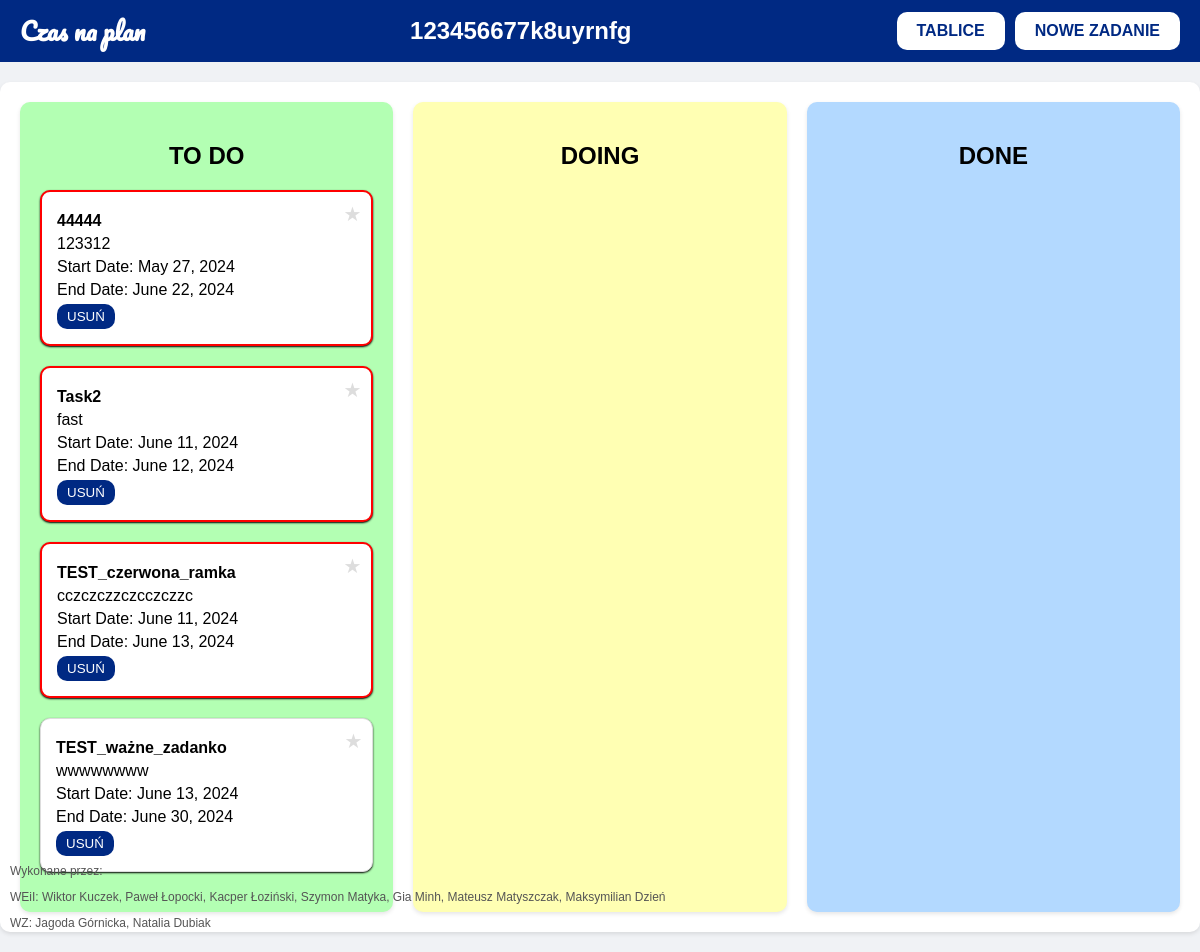
/dashboard/53/ (signed in), run on the app's committed database.
### base/models.py (models this page shows, shortened)
class Dashboards(models.Model):
    dashboard_id = models.AutoField(primary_key=True)
    dashboard_name = models.CharField(max_length=50, error_messages={'unique': "Ta nazwa tablicy już istnieje. Wybierz inną."})
    dashboard_admin_id = models.ForeignKey(User, on_delete=models.CASCADE, related_name='admin_dashboards', editable=False)
    users = models.ManyToManyField(User, through='Users_Dashboards', related_name='dashboards')

class Tasks(models.Model):
    STATUS_CHOICES = [
        ('to do', 'To Do'),
        ('in progress', 'In Progress'),
        ('done', 'Done')
    ]
    task_id = models.AutoField(primary_key=True)
    task_name = models.CharField(max_length=200)
    task_description = models.CharField(max_length=300)
    task_start_date = models.DateField()
    task_end_date = models.DateField()
    task_status = models.CharField(max_length=20, choices=STATUS_CHOICES, default='Done')
    board_id = models.ForeignKey('Dashboards', on_delete=models.CASCADE, null=True)
    user = models.ForeignKey(User, on_delete=models.CASCADE, null=True, blank=True)

### base/views.py (the view)
# urls.py: path('dashboard/<int:dashboard_id>/', views.dashboard_tasks, name='dashboard_tasks'),
@login_required(login_url='login')
def dashboard_tasks(request, dashboard_id):
    try:
        dashboard = Dashboards.objects.get(pk=dashboard_id)
    except Dashboards.DoesNotExist:
        return redirect('home')
    if request.user.is_staff or Users_Dashboards.objects.filter(user_id=request.user, dashboard_id=dashboard).exists():
        tasks_to_do = Tasks.objects.filter(board_id=dashboard, task_status='to do')
        tasks_in_progress = Tasks.objects.filter(board_id=dashboard, task_status='in progress')
        tasks_done = Tasks.objects.filter(board_id=dashboard, task_status='done')
    else:
        tasks_to_do = tasks_in_progress = tasks_done = []
    context = {
        'dashboard': dashboard,
        'tasks_to_do': tasks_to_do,
        'tasks_in_progress': tasks_in_progress,
        'tasks_done': tasks_done,
    }
    return render(request, 'dashboard_tasks.html', context)

### templates/dashboard_tasks.html (shortened to what this page needs)
<!DOCTYPE html>
<html lang="pl">
<head>
</head>
<body>
    <div class="header">
        <div class="title2">Czas na plan</div>
        <div class="title">
            {{ dashboard.dashboard_name }}
        </div>
        <div class="buttons">
            <a href="{% url 'home' %}">TABLICE</a>
            <a href="{% url 'createTask' dashboard.dashboard_id %}">NOWE ZADANIE</a>
        </div>
    </div>
    <div class="container">
        <div class="columns">
            <div class="column" id="tasks-to-do">
                <h2>TO DO</h2>
                {% for task in tasks_to_do %}
                    <div class="task" draggable="true" id="task-{{ task.task_id }}">
                        <span class="star inactive" data-task-id="{{ task.task_id }}">★</span>
                        <p><strong>{{ task.task_name }}</strong></p>
                        <p>{{ task.task_description }}</p>
                        <p>Start Date: {{ task.task_start_date }}</p>
                        <p>End Date: {{ task.task_end_date }}</p>
                        <form method="post" action="{% url 'deleteTask' task.task_id %}">
                            <button type="submit">USUŃ</button>
                        </form>
                    </div>
                {% endfor %}
            </div>
            <div class="column" id="tasks-in-progress">
                <h2>DOING</h2>
            </div>
            <div class="column" id="tasks-done">
                <h2>DONE</h2>
            </div>
        </div>
    </div>
    <div class="authors">
        <p>Wykonane przez:</p>
        <p>WEiI: Wiktor Kuczek, Paweł Łopocki, Kacper Łoziński, Szymon Matyka, Gia Minh, Mateusz Matyszczak, Maksymilian Dzień</p>
        <p>WZ: Jagoda Górnicka, Natalia Dubiak</p>
    </div>
</body>
</html>

### templates/dashboard_tasks.html (style rules this page uses)
body { font-family: Arial, sans-serif; background-color: #f0f2f5; margin: 0; padding: 0; }
.header { background-color: #002983; color: white; padding: 10px 20px; display: flex; justify-content: space-between; align-items: center; }
.header .title { font-size: 24px; font-weight: bold; text-align: center; }
.header .title2 { font-size: 24px; font-weight: bold; text-align: center; font-family: 'Pacifico', cursive; }
.header .buttons { display: flex; gap: 10px; }
.header .buttons a, .header .buttons button { background-color: white; color: #002983; font-weight: bold; padding: 10px 20px; border: none; border-radius: 10px; text-decoration: none; font-size: 16px; cursor: pointer; }
.container { max-width: 1200px; margin: 20px auto; padding: 20px; background-color: #fff; border-radius: 10px; box-shadow: 0 2px 4px rgba(0, 0, 0, 0.1); }
.columns { display: flex; justify-content: space-between; gap: 20px; }
.column { flex: 1; padding: 20px; border-radius: 10px; box-shadow: 0 2px 4px rgba(0, 0, 0, 0.1); }
.column#tasks-to-do { background-color: #b3ffb3; }
.column#tasks-in-progress { background-color: #ffffb3; }
.column#tasks-done { background-color: #b3d9ff; }
.column h2 { text-align: center; margin-bottom: 20px; }
.task { background-color: #fff; padding: 15px; margin-bottom: 20px; border: 1px solid #ddd; border-radius: 10px; box-shadow: 0 1px 2px black; cursor: grab; position: relative; }
.task.red-border { border: 2px solid red; }
.task .star { position: absolute; top: 10px; right: 10px; font-size: 20px; cursor: pointer; color: gold; }
.task .star.inactive { color: #ddd; }
.task p { margin: 5px 0; }
.task form { display: inline-block; margin-right: 5px; }
.task button { padding: 5px 10px; border: none; border-radius: 10px; background-color: #002983; color: white; cursor: pointer; }
.authors { position: fixed; bottom: 10px; left: 10px; font-size: 12px; color: #555; }

### data on the page
Dashboards: dashboard_name "123456677k8uyrnfg"
Tasks: task_name "44444", task_description "123312", task_start_date "May 27, 2024", task_end_date "June 22, 2024"
Tasks: task_name "Task2", task_description "fast", task_start_date "June 11, 2024", task_end_date "June 12, 2024"
Tasks: task_name "TEST_czerwona_ramka", task_description "cczczczzczcczczzc", task_start_date "June 11, 2024", task_end_date "June 13, 2024"
Tasks: task_name "TEST_ważne_zadanko", task_description "wwwwwwww", task_start_date "June 13, 2024", task_end_date "June 30, 2024"
